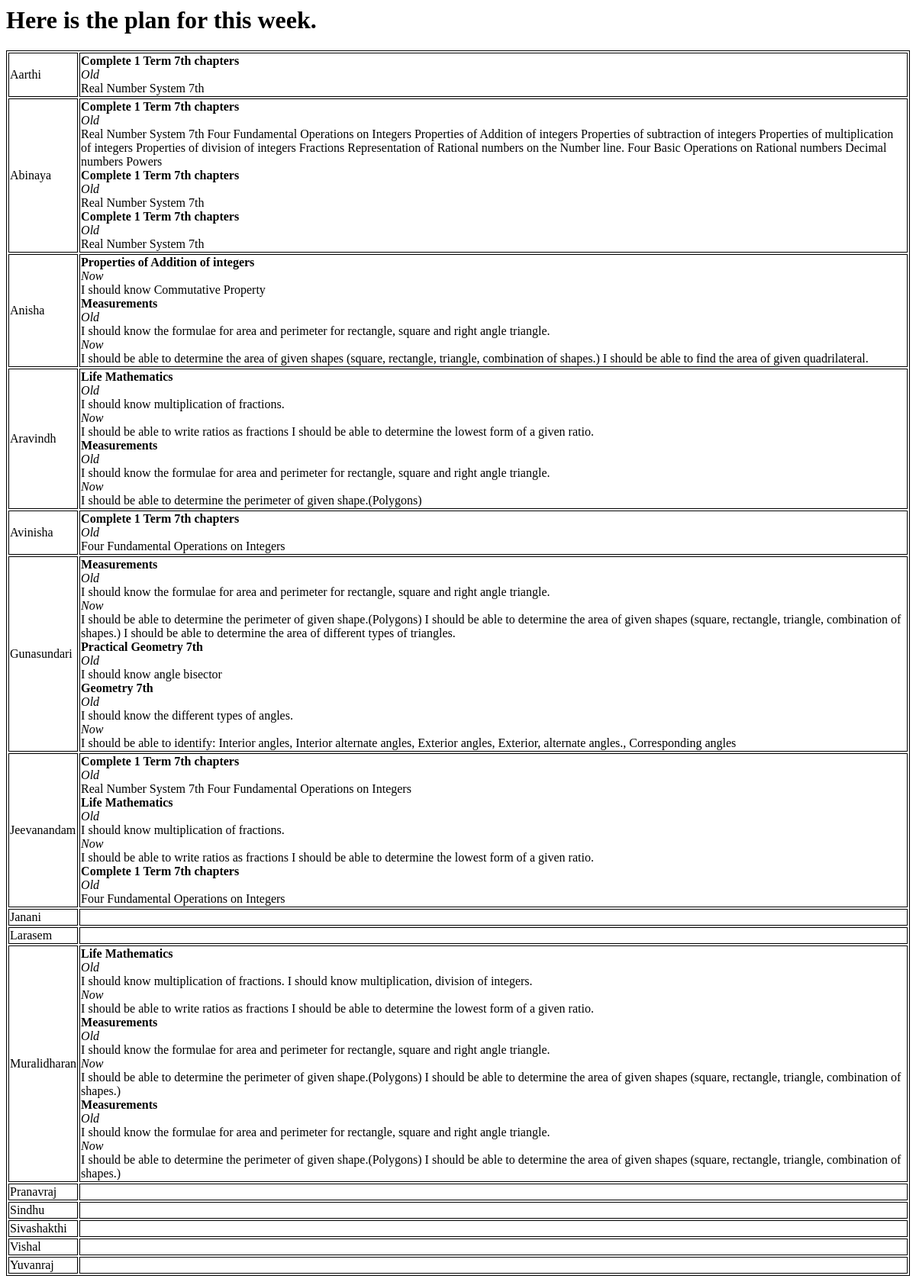
The page /plan/show7thGrade on the database as committed earlier.
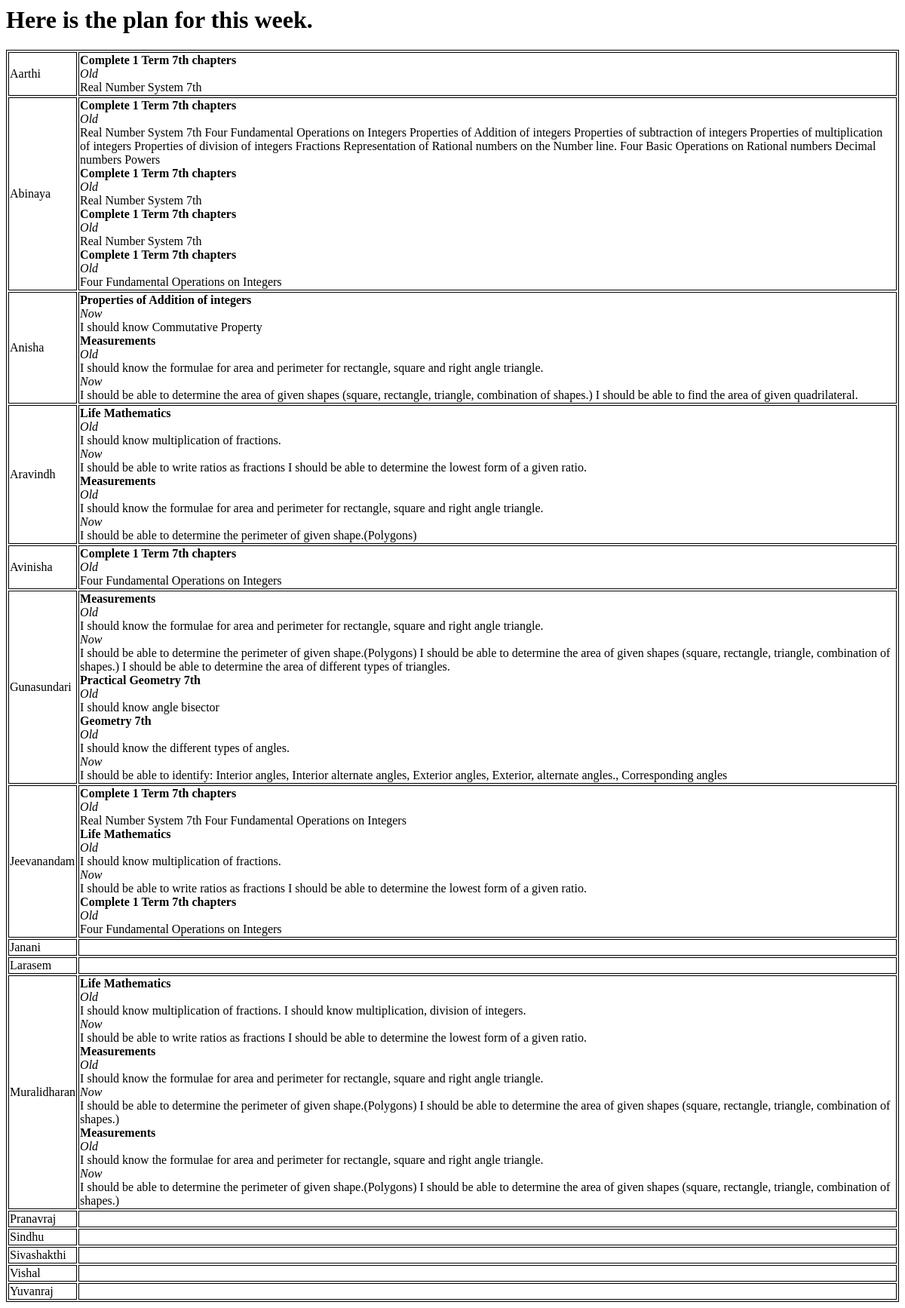
The same page on the database as committed later.
### plan/models.py (models this page shows)
class allstudent(models.Model):
       Standard = models.TextField(default='7th')
       Name =  models.TextField(default='Sanjeev')

class Post1(models.Model):
    Name =  models.TextField(default='Sanjeev')
    Standard = models.TextField(default='7th')
    Chapter =  models.TextField(default='Some 7th chapter')
    Goal_old1 =  models.TextField(default='')
    Goal_old2 =  models.TextField(default='')
    Goal_now1 =  models.TextField(default='')
    Goal_now2 =  models.TextField(default='')
    Goal_now3 =  models.TextField(default='')
    Goal_now4 =  models.TextField(default='')
    created_date = models.DateTimeField(
            default=timezone.now)

### plan/views.py (the view)
def show7thGrade(request):
    students_of_a_grade = allstudent.objects.filter(Standard="7th")
    N =7
    date_N_days_ago = datetime.now() - timedelta(days=N)
    all_plan = Post1.objects.filter(created_date__range=[date_N_days_ago, datetime.now()], Standard="7th")
    return render(request, 'plan/showdata.html', {'all_plan': all_plan, 'students_of_a_grade':students_of_a_grade})

### plan/templates/plan/showdata.html (shortened to what this page needs)
<html>
<body>
<h1>Here is the plan for this week.</h1>
<table>
{% if students_of_a_grade %}
  {% for student in students_of_a_grade %}
     	  <tr><td> {{student.Name}} </td>
		<td>
           {% for user in all_plan %}
        	{%if student.Name == user.Name %}
			<b>{{user.Chapter}}</b><br>
			{% if user.Goal_old1 != "" %}
				<div><i>Old</i><br>
				{{user.Goal_old1}}<br>
			{%endif%}
			{% if user.Goal_now1 != "" %}
				<i>Now</i><br>
				{{user.Goal_now1}}<br></div>
			{%endif%}
		{% endif %}
            {% endfor %}
        </tr>
   {% endfor %}
</table>
{% endif %}
</body>
</html>

Rows that differ between the two databases and show on the page:
added Post1: Chapter "Complete 1 Term 7th chapters", Goal_old1 "Four Fundamental Operations on Integers", shown under allstudent "Abinaya"
